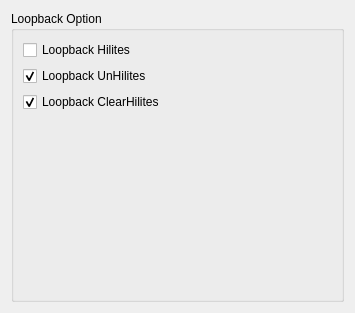
<?xml version="1.0" encoding="UTF-8"?>
<ui version="4.0">
 <class>LoopbackInfoWidget</class>
 <widget class="QWidget" name="LoopbackInfoWidget">
  <property name="geometry">
   <rect>
    <x>0</x>
    <y>0</y>
    <width>355</width>
    <height>313</height>
   </rect>
  </property>
  <property name="windowTitle">
   <string>Loopback</string>
  </property>
  <layout class="QVBoxLayout" name="verticalLayout">
   <item>
    <widget class="QGroupBox" name="groupBox">
     <property name="title">
      <string>Loopback Option</string>
     </property>
     <layout class="QVBoxLayout" name="verticalLayout_2">
      <item>
       <widget class="QCheckBox" name="hilite">
        <property name="text">
         <string>Loopback Hilites</string>
        </property>
       </widget>
      </item>
      <item>
       <widget class="QCheckBox" name="unhilite">
        <property name="text">
         <string>Loopback UnHilites</string>
        </property>
        <property name="checked">
         <bool>true</bool>
        </property>
       </widget>
      </item>
      <item>
       <widget class="QCheckBox" name="clear">
        <property name="text">
         <string>Loopback ClearHilites</string>
        </property>
        <property name="checked">
         <bool>true</bool>
        </property>
       </widget>
      </item>
      <item>
       <spacer name="verticalSpacer">
        <property name="orientation">
         <enum>Qt::Vertical</enum>
        </property>
        <property name="sizeHint" stdset="0">
         <size>
          <width>20</width>
          <height>40</height>
         </size>
        </property>
       </spacer>
      </item>
     </layout>
    </widget>
   </item>
  </layout>
 </widget>
 <resources/>
 <connections/>
 <slots>
  <signal>optionsChanged()</signal>
 </slots>
</ui>
